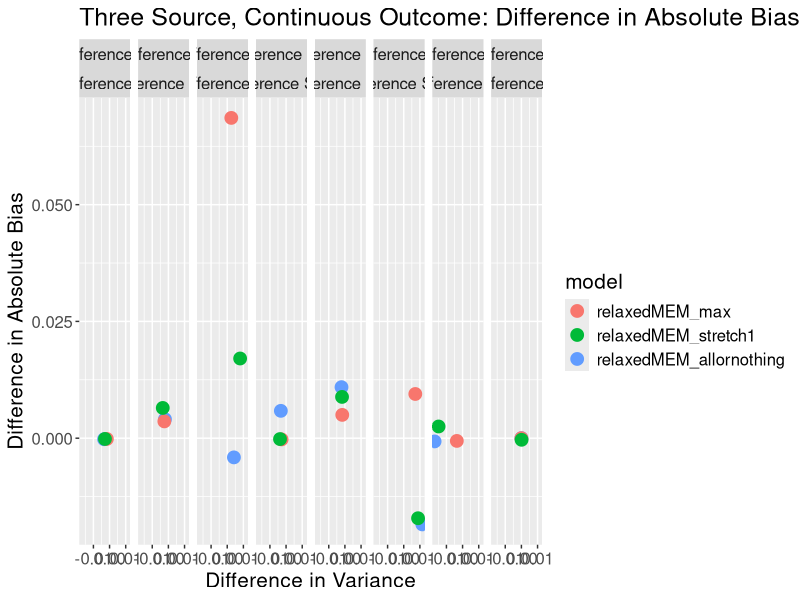
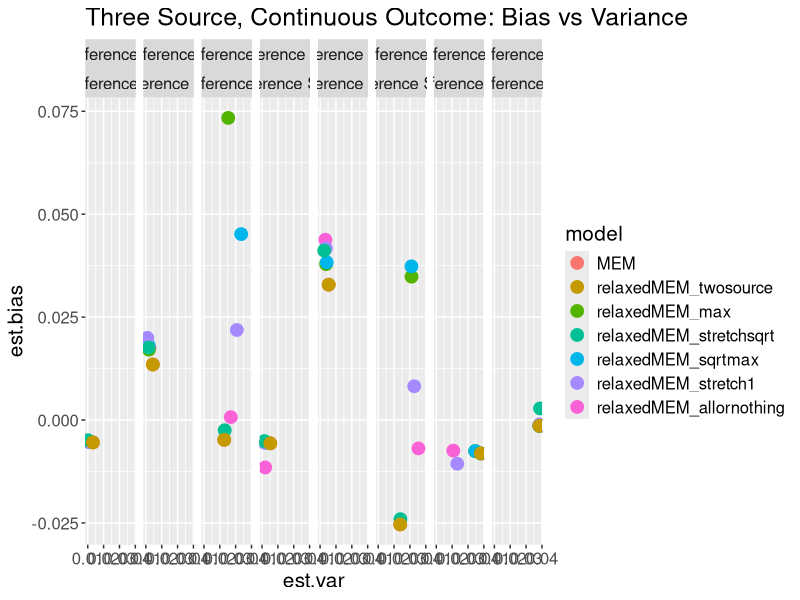
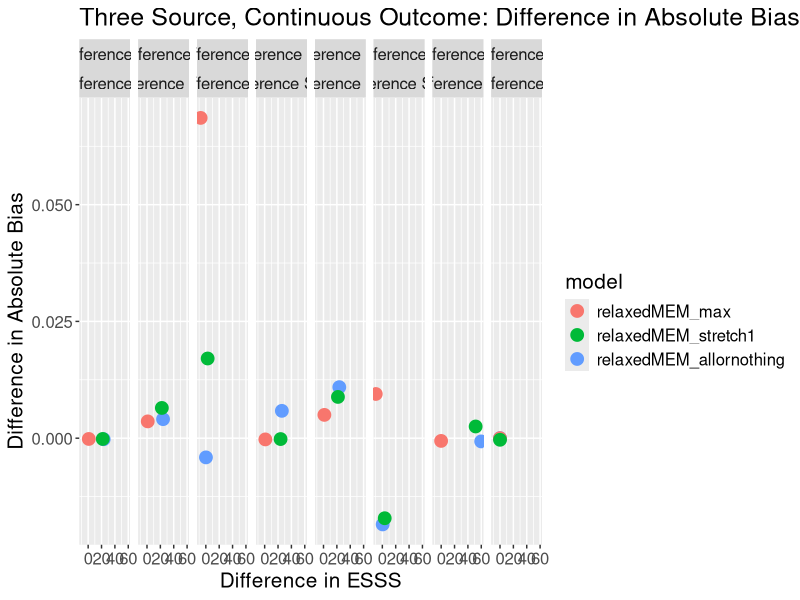
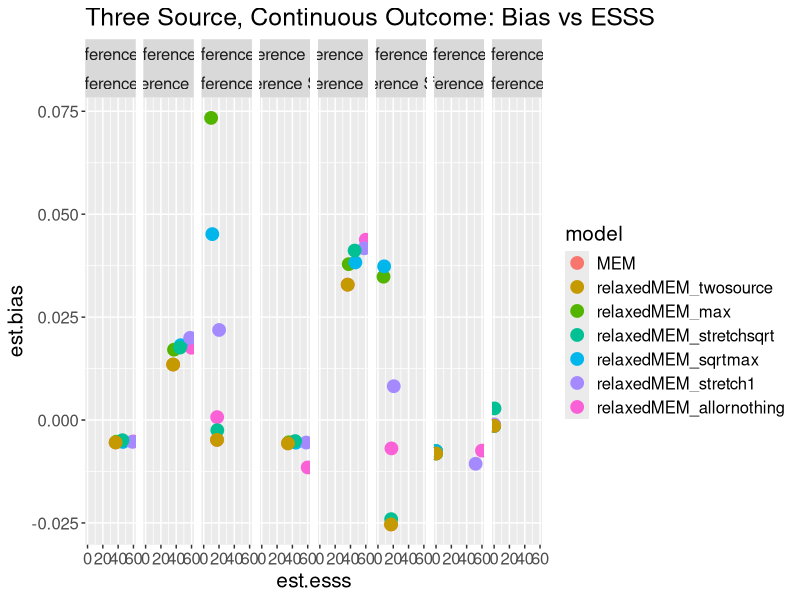
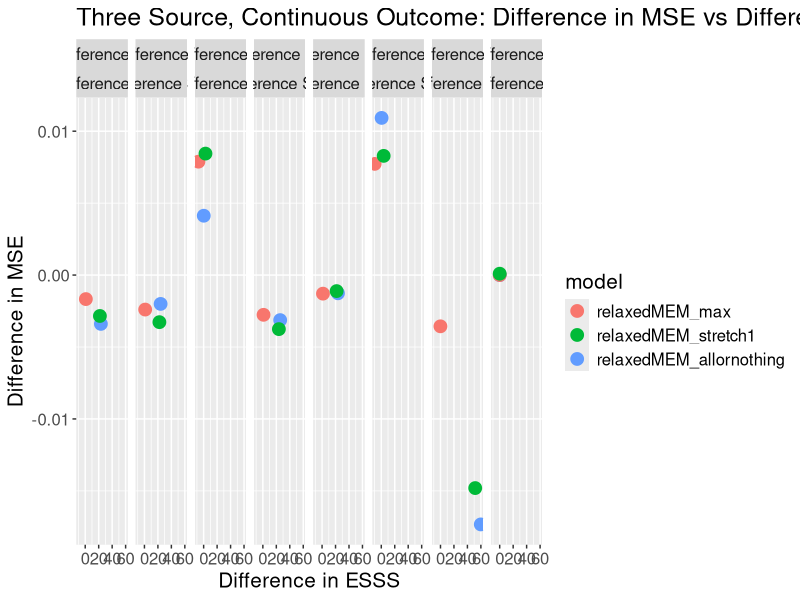
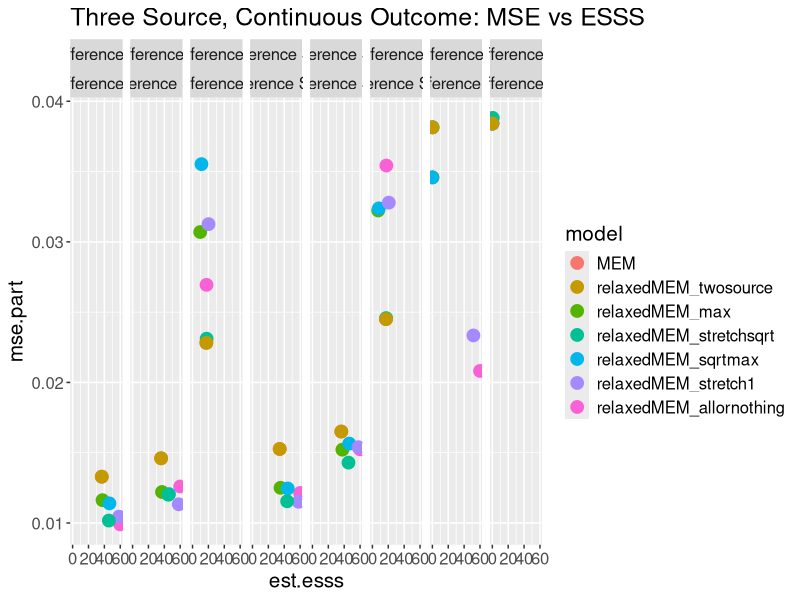
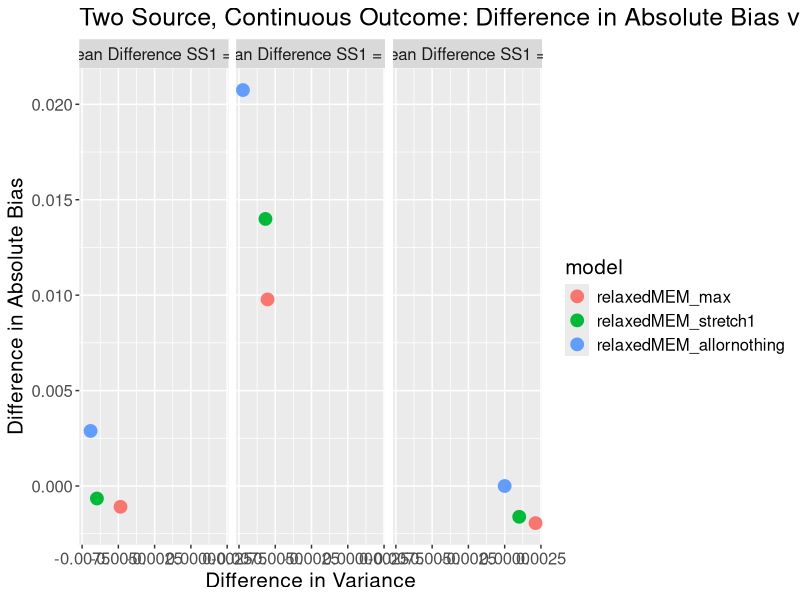
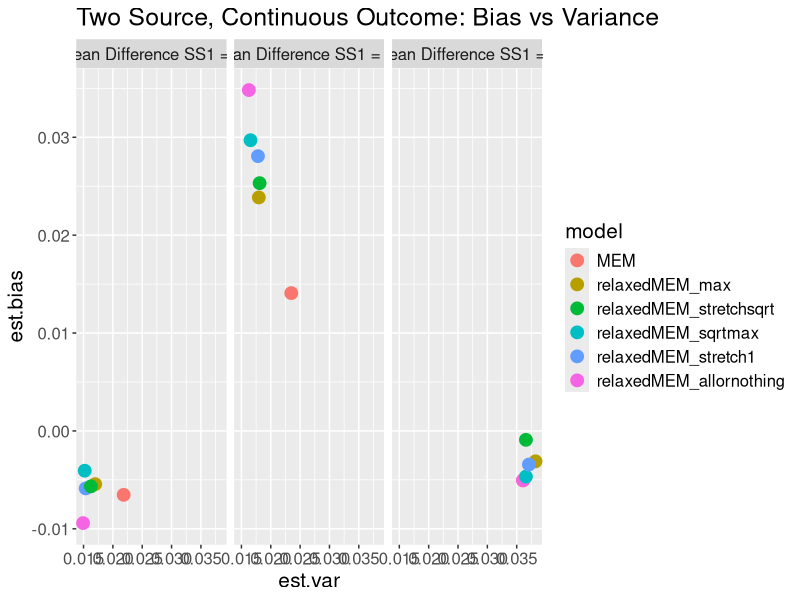

The R script that drew these images, in order:
#################################################################################
# TITLE: Figures_MSEbased.R
#
# PURPOSE: Create figures for all relaxed MEM simulations. 
#
# OUTPUT: all MSE based figures as .jpeg files
#
# SECTIONS: Section 0 - load simulation results data set
#           Section 1 - Continuous MEM Figures
#           Section 2 - Binary MEM Figures 
#
# AUTHOR: Shannon Thomas
# DATE CREATED: DEC 16, 2025
#################################################################################

##########################################################
################### SECTION 0: LOAD DATA #################
##########################################################

library(tidyverse)
library(readr)
allresults <- read_csv("MSEbased_results.csv")
allresults$model <- factor(allresults$model, levels = c("MEM","relaxedMEM_twosource",
                                                "relaxedMEM_max",
                                                "relaxedMEM_stretchsqrt","relaxedMEM_sqrtmax",
                                                "relaxedMEM_stretch1","relaxedMEM_allornothing"))

#get relative values
allresults <- allresults %>% group_by(numsources, outcome_type, diff1_c, diff2_c) %>%
  mutate(absbias_diff = abs(est.bias) - abs(est.bias[1]),
         absbias_diff = replace(absbias_diff, row_number() == 1, NA),
         var_diff = est.var - est.var[1],
         var_diff = replace(var_diff, row_number() == 1, NA),
         esss_diff = est.esss - est.esss[1],
         esss_diff = replace(esss_diff, row_number() == 1, NA),
         mse_diff = mse.part - mse.part[1],
         mse_diff = replace(mse_diff, row_number() == 1, NA)) 
allresults$scenario <- interaction(allresults$diff1_c, allresults$diff2_c)

#define subset of models for paper figures
modelsub <- c("relaxedMEM_max",
              "relaxedMEM_stretch1","relaxedMEM_allornothing")

##########################################################
################ SECTION 1: CONTINUOUS MEM ###############
##########################################################

## THREE SOURCE
jpeg("MSEbased_Figures/MSEBased_Diff_Cont_3S_biasvsvar.jpeg", width = 1600, height = 800, quality = 100)
ggplot(data = allresults[(allresults$numsources == 3) & (allresults$outcome_type == "continuous") &
                           (allresults$model %in% modelsub),], 
       aes(y = absbias_diff, x = var_diff, col = model)) +
  geom_point(size = 4) +
  facet_wrap(~diff1_c + diff2_c, nrow = 1) +
  ggtitle("Three Source, Continuous Outcome: Difference in Absolute Bias vs Difference in Variance Relative to Traditional MEM") +
  theme(text = element_text(size = 15)) +
  xlab("Difference in Variance") + ylab("Difference in Absolute Bias")
dev.off()

jpeg("MSEbased_Figures/MSEBased_Cont_3S_biasvsvar.jpeg", width = 1600, height = 800, quality = 100)
ggplot(data = allresults[(allresults$numsources == 3) & (allresults$outcome_type == "continuous"),], 
       aes(y = est.bias, x = est.var, col = model)) +
  geom_point(size = 4) +
  facet_wrap(~diff1_c + diff2_c, nrow = 1) +
  ggtitle("Three Source, Continuous Outcome: Bias vs Variance") +
  theme(text = element_text(size = 15))
dev.off()

jpeg("MSEbased_Figures/MSEBased_Diff_Cont_3S_biasvsESSS.jpeg", width = 1600, height = 800, quality = 100)
ggplot(data = allresults[(allresults$numsources == 3) & (allresults$outcome_type == "continuous") &
                           (allresults$model %in% modelsub),], 
       aes(y = absbias_diff, x = esss_diff, col = model)) +
  geom_point(size = 4) +
  facet_wrap(~diff1_c + diff2_c, nrow = 1) +
  ggtitle("Three Source, Continuous Outcome: Difference in Absolute Bias vs Difference in ESSS Relative to Traditional MEM") +
  theme(text = element_text(size = 15)) +
  xlab("Difference in ESSS") + ylab("Difference in Absolute Bias")
dev.off()

jpeg("MSEbased_Figures/MSEBased_Cont_3S_biasvsESSS.jpeg", width = 1600, height = 800, quality = 100)
ggplot(data = allresults[(allresults$numsources == 3) & (allresults$outcome_type == "continuous"),], 
       aes(y = est.bias, x = est.esss, col = model)) +
  geom_point(size = 4) +
  facet_wrap(~diff1_c + diff2_c, nrow = 1) +
  ggtitle("Three Source, Continuous Outcome: Bias vs ESSS") +
  theme(text = element_text(size = 15))
dev.off()

jpeg("MSEbased_Figures/MSEBased_Diff_Cont_3S_MSEvsESSS.jpeg", width = 1600, height = 800, quality = 100)
ggplot(data = allresults[(allresults$numsources == 3) & (allresults$outcome_type == "continuous") &
                           (allresults$model %in% modelsub),], 
       aes(y = mse_diff, x = esss_diff, col = model)) +
  geom_point(size = 4) +
  facet_wrap(~diff1_c + diff2_c, nrow = 1) +
  ggtitle("Three Source, Continuous Outcome: Difference in MSE vs Difference in ESSS Relative to Traditional MEM") +
  theme(text = element_text(size = 15)) +
  xlab("Difference in ESSS") + ylab("Difference in MSE")
dev.off()

jpeg("MSEbased_Figures/MSEBased_Cont_3S_MSEvsESSS.jpeg", width = 1600, height = 800, quality = 100)
ggplot(data = allresults[(allresults$numsources == 3) & (allresults$outcome_type == "continuous"),], 
       aes(y = mse.part, x = est.esss, col = model)) +
  geom_point(size = 4) +
  facet_wrap(~diff1_c + diff2_c, nrow = 1) +
  ggtitle("Three Source, Continuous Outcome: MSE vs ESSS") +
  theme(text = element_text(size = 15))
dev.off()

## TWO SOURCE

jpeg("MSEbased_Figures/MSEBased_Diff_Cont_2S_biasvsvar.jpeg", width = 1600, height = 800, quality = 100)
ggplot(data = allresults[(allresults$numsources == 2) & (allresults$outcome_type == "continuous") &
                           (allresults$model %in% modelsub) & (allresults$model != "relaxedMEM_twosource"),], 
       aes(y = absbias_diff, x = var_diff, col = model)) +
  geom_point(size = 4) +
  facet_wrap(~diff1_c, nrow = 1) +
  ggtitle("Two Source, Continuous Outcome: Difference in Absolute Bias vs Difference in Variance Relative to Traditional MEM") +
  theme(text = element_text(size = 15)) +
  xlab("Difference in Variance") + ylab("Difference in Absolute Bias")
dev.off()

jpeg("MSEbased_Figures/MSEBased_Cont_2S_biasvsvar.jpeg", width = 1600, height = 800, quality = 100)
ggplot(data = allresults[(allresults$numsources == 2) & 
                           (allresults$outcome_type == "continuous") & 
                           (allresults$model != "relaxedMEM_twosource"),], 
       aes(y = est.bias, x = est.var, col = model)) +
  geom_point(size = 4) +
  facet_wrap(~diff1_c, nrow = 1) +
  ggtitle("Two Source, Continuous Outcome: Bias vs Variance") +
  theme(text = element_text(size = 15))
dev.off()

jpeg("MSEbased_Figures/MSEBased_Diff_Cont_2S_biasvsESSS.jpeg", width = 1600, height = 800, quality = 100)
ggplot(data = allresults[(allresults$numsources == 2) & (allresults$outcome_type == "continuous") &
                           (allresults$model %in% modelsub) & (allresults$model != "relaxedMEM_twosource"),], 
       aes(y = absbias_diff, x = esss_diff, col = model)) +
  geom_point(size = 4) +
  facet_wrap(~diff1_c, nrow = 1) +
  ggtitle("Two Source, Continuous Outcome: Difference in Absolute Bias vs Difference in ESSS Relative to Traditional MEM") +
  theme(text = element_text(size = 15)) +
  xlab("Difference in ESSS") + ylab("Difference in Absolute Bias")
dev.off()

jpeg("MSEbased_Figures/MSEBased_Cont_2S_biasvsESSS.jpeg", width = 1600, height = 800, quality = 100)
ggplot(data = allresults[(allresults$numsources == 2) & (allresults$outcome_type == "continuous") &
                           (allresults$model != "relaxedMEM_twosource"),], 
       aes(y = est.bias, x = est.esss, col = model)) +
  geom_point(size = 4) +
  facet_wrap(~diff1_c, nrow = 1)  +
  ggtitle("Two Source, Continuous Outcome: Bias vs ESSS") +
  theme(text = element_text(size = 15))
dev.off()

jpeg("MSEbased_Figures/MSEBased_Diff_Cont_2S_MSEvsESSS.jpeg", width = 1600, height = 800, quality = 100)
ggplot(data = allresults[(allresults$numsources == 2) & (allresults$outcome_type == "continuous") &
                           (allresults$model %in% modelsub) & (allresults$model != "relaxedMEM_twosource"),], 
       aes(y = mse_diff, x = esss_diff, col = model)) +
  geom_point(size = 4) +
  facet_wrap(~diff1_c, nrow = 1) +
  ggtitle("Two Source, Continuous Outcome: Difference in MSE vs Difference in ESSS Relative to Traditional MEM") +
  theme(text = element_text(size = 15)) +
  xlab("Difference in ESSS") + ylab("Difference in MSE")
dev.off()

jpeg("MSEbased_Figures/MSEBased_Cont_2S_MSEvsESSS.jpeg", width = 1600, height = 800, quality = 100)
ggplot(data = allresults[(allresults$numsources == 2) & (allresults$outcome_type == "continuous") &
                           (allresults$model != "relaxedMEM_twosource"),], 
       aes(y = mse.part, x = est.esss, col = model)) +
  geom_point(size = 4) +
  facet_wrap(~diff1_c, nrow = 1) +
  ggtitle("Two Source, Continuous Outcome: MSE vs ESSS") +
  theme(text = element_text(size = 15))
dev.off()


##########################################################
################## SECTION 2: BINARY MEM #################
##########################################################

## THREE SOURCE

jpeg("MSEbased_Figures/MSEBased_Diff_Bin_3S_biasvsvar.jpeg", width = 1600, height = 800, quality = 100)
ggplot(data = allresults[(allresults$numsources == 3) & (allresults$outcome_type == "binary") &
                           (allresults$model %in% modelsub),], 
       aes(y = absbias_diff, x = var_diff, col = model)) +
  geom_point(size = 4) +
  facet_wrap(~diff1_c + diff2_c, nrow = 1) +
  ggtitle("Three Source, Binary Outcome: Difference in Absolute Bias vs Difference in Variance Relative to Traditional MEM") +
  theme(text = element_text(size = 15)) +
  xlab("Difference in Variance") + ylab("Difference in Absolute Bias")
dev.off()

jpeg("MSEbased_Figures/MSEBased_Bin_3S_biasvsvar.jpeg", width = 1600, height = 800, quality = 100)
ggplot(data = allresults[(allresults$numsources == 3) & (allresults$outcome_type == "binary"),], 
       aes(y = est.bias, x = est.var, col = model)) +
  geom_point(size = 4) +
  facet_wrap(~diff1_c + diff2_c, nrow = 1) +
  ggtitle("Three Source, Binary Outcome: Bias vs ESSS") +
  theme(text = element_text(size = 15))
dev.off()

jpeg("MSEbased_Figures/MSEBased_Diff_Bin_3S_biasvsESSS.jpeg", width = 1600, height = 800, quality = 100)
ggplot(data = allresults[(allresults$numsources == 3) & (allresults$outcome_type == "binary") &
                           (allresults$model %in% modelsub),], 
       aes(y = absbias_diff, x = esss_diff, col = model)) +
  geom_point(size = 4) +
  facet_wrap(~diff1_c + diff2_c, nrow = 1) +
  ggtitle("Three Source, Binary Outcome: Difference in Absolute Bias vs Difference in ESSS Relative to Traditional MEM") +
  theme(text = element_text(size = 15)) +
  xlab("Difference in ESSS") + ylab("Difference in Absolute Bias")
dev.off()

jpeg("MSEbased_Figures/MSEBased_Bin_3S_biasvsESSS.jpeg", width = 1600, height = 800, quality = 100)
ggplot(data = allresults[(allresults$numsources == 3) & (allresults$outcome_type == "binary"),], 
       aes(y = est.bias, x = est.esss, col = model)) +
  geom_point(size = 4) +
  facet_wrap(~diff1_c + diff2_c, nrow = 1) +
  ggtitle("Three Source, Binary Outcome: Bias vs ESSS") +
  theme(text = element_text(size = 15))
dev.off()

jpeg("MSEbased_Figures/MSEBased_Diff_Bin_3S_MSEvsESSS.jpeg", width = 1600, height = 800, quality = 100)
ggplot(data = allresults[(allresults$numsources == 3) & (allresults$outcome_type == "binary") &
                           (allresults$model %in% modelsub),], 
       aes(y = mse_diff, x = esss_diff, col = model)) +
  geom_point(size = 4) +
  facet_wrap(~diff1_c + diff2_c, nrow = 1) +
  ggtitle("Three Source, Binary Outcome: Difference in MSE vs Difference in ESSS Relative to Traditional MEM") +
  theme(text = element_text(size = 15)) +
  xlab("Difference in ESSS") + ylab("Difference in MSE")
dev.off()

jpeg("MSEbased_Figures/MSEBased_Bin_3S_MSEvsESSS.jpeg", width = 1600, height = 800, quality = 100)
ggplot(data = allresults[(allresults$numsources == 3) & (allresults$outcome_type == "binary"),], 
       aes(y = mse.part, x = est.esss, col = model)) +
  geom_point(size = 4) +
  facet_wrap(~diff1_c + diff2_c, nrow = 1) +
  ggtitle("Three Source, Binary Outcome: MSE vs ESSS") +
  theme(text = element_text(size = 15))
dev.off()

## TWO SOURCE

jpeg("MSEbased_Figures/MSEBased_Diff_Bin_2S_biasvsvar.jpeg", width = 1600, height = 800, quality = 100)
ggplot(data = allresults[(allresults$numsources == 2) & (allresults$outcome_type == "binary") &
                           (allresults$model %in% modelsub) & (allresults$model != "relaxedMEM_twosource"),], 
       aes(y = absbias_diff, x = var_diff, col = model)) +
  geom_point(size = 4) +
  facet_wrap(~diff1_c, nrow = 1) +
  ggtitle("Two Source, Binary Outcome: Difference in Absolute Bias vs Difference in Variance Relative to Traditional MEM") +
  theme(text = element_text(size = 15)) +
  xlab("Difference in Variance") + ylab("Difference in Absolute Bias")
dev.off()

jpeg("MSEbased_Figures/MSEBased_Bin_2S_biasvsvar.jpeg", width = 1600, height = 800, quality = 100)
ggplot(data = allresults[(allresults$numsources == 2) & (allresults$outcome_type == "binary") &
                           (allresults$model != "relaxedMEM_twosource"),], 
       aes(y = est.bias, x = est.var, col = model)) +
  geom_point(size = 4) +
  facet_wrap(~diff1_c, nrow = 1) +
  ggtitle("Two Source, Binary Outcome: Bias vs ESSS") +
  theme(text = element_text(size = 15))
dev.off()

jpeg("MSEbased_Figures/MSEBased_Diff_Bin_2S_biasvsESSS.jpeg", width = 1600, height = 800, quality = 100)
ggplot(data = allresults[(allresults$numsources == 2) & (allresults$outcome_type == "binary") &
                           (allresults$model %in% modelsub) & (allresults$model != "relaxedMEM_twosource"),], 
       aes(y = absbias_diff, x = esss_diff, col = model)) +
  geom_point(size = 4) +
  facet_wrap(~diff1_c, nrow = 1) +
  ggtitle("Two Source, Binary Outcome: Difference in Absolute Bias vs Difference in ESSS Relative to Traditional MEM") +
  theme(text = element_text(size = 15)) +
  xlab("Difference in ESSS") + ylab("Difference in Absolute Bias")
dev.off()

jpeg("MSEbased_Figures/MSEBased_Bin_2S_biasvsESSS.jpeg", width = 1600, height = 800, quality = 100)
ggplot(data = allresults[(allresults$numsources == 2) & (allresults$outcome_type == "binary") &
                           (allresults$model != "relaxedMEM_twosource"),], 
       aes(y = est.bias, x = est.esss, col = model)) +
  geom_point(size = 4) +
  facet_wrap(~diff1_c, nrow = 1) +
  ggtitle("Two Source, Binary Outcome: Bias vs ESSS") +
  theme(text = element_text(size = 15))
dev.off()

jpeg("MSEbased_Figures/MSEBased_Diff_Bin_2S_MSEvsESSS.jpeg", width = 1600, height = 800, quality = 100)
ggplot(data = allresults[(allresults$numsources == 2) & (allresults$outcome_type == "binary") &
                           (allresults$model %in% modelsub) & (allresults$model != "relaxedMEM_twosource"),], 
       aes(y = mse_diff, x = esss_diff, col = model)) +
  geom_point(size = 4) +
  facet_wrap(~diff1_c, nrow = 1) +
  ggtitle("Two Source, Binary Outcome: Difference in MSE vs Difference in ESSS Relative to Traditional MEM") +
  theme(text = element_text(size = 15)) +
  xlab("Difference in ESSS") + ylab("Difference in MSE")
dev.off()

jpeg("MSEbased_Figures/MSEBased_Bin_2S_MSEvsESSS.jpeg", width = 1600, height = 800, quality = 100)
ggplot(data = allresults[(allresults$numsources == 2) & (allresults$outcome_type == "binary") &
                           (allresults$model != "relaxedMEM_twosource"),], 
       aes(y = mse.part, x = est.esss, col = model)) +
  geom_point(size = 4) +
  facet_wrap(~diff1_c, nrow = 1) +
  ggtitle("Two Source, Binary Outcome: MSE vs ESSS") +
  theme(text = element_text(size = 15))
dev.off()
